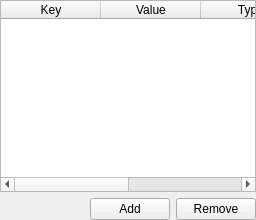
               <widget class="QWidget" name="page_form">
                <layout class="QVBoxLayout" name="verticalLayout_form">
                 <property name="leftMargin">
                  <number>0</number>
                 </property>
                 <property name="topMargin">
                  <number>0</number>
                 </property>
                 <property name="rightMargin">
                  <number>0</number>
                 </property>
                 <property name="bottomMargin">
                  <number>0</number>
                 </property>
                 <item>
                  <widget class="QTableWidget" name="table_body">
                   <property name="columnCount">
                    <number>4</number>
                   </property>
                   <attribute name="horizontalHeaderStretchLastSection">
                    <bool>true</bool>
                   </attribute>
                   <attribute name="verticalHeaderVisible">
                    <bool>false</bool>
                   </attribute>
                   <column>
                    <property name="text">
                     <string>Key</string>
                    </property>
                   </column>
                   <column>
                    <property name="text">
                     <string>Value</string>
                    </property>
                   </column>
                   <column>
                    <property name="text">
                     <string>Type</string>
                    </property>
                   </column>
                   <column>
                    <property name="text">
                     <string>Description</string>
                    </property>
                   </column>
                  </widget>
                 </item>
                 <item>
                  <layout class="QHBoxLayout" name="horizontalLayout_form">
                   <item>
                    <spacer name="horizontalSpacer_4">
                     <property name="orientation">
                      <enum>Qt::Horizontal</enum>
                     </property>
                     <property name="sizeHint" stdset="0">
                      <size>
                       <width>40</width>
                       <height>20</height>
                      </size>
                     </property>
                    </spacer>
                   </item>
                   <item>
                    <widget class="QPushButton" name="btn_add_body">
                     <property name="sizePolicy">
                      <sizepolicy hsizetype="Minimum" vsizetype="Fixed">
                       <horstretch>0</horstretch>
                       <verstretch>0</verstretch>
                      </sizepolicy>
                     </property>
                     <property name="text">
                      <string>Add</string>
                     </property>
                    </widget>
                   </item>
                   <item>
                    <widget class="QPushButton" name="btn_remove_body">
                     <property name="sizePolicy">
                      <sizepolicy hsizetype="Minimum" vsizetype="Fixed">
                       <horstretch>0</horstretch>
                       <verstretch>0</verstretch>
                      </sizepolicy>
                     </property>
                     <property name="text">
                      <string>Remove</string>
                     </property>
                    </widget>
                   </item>
                  </layout>
                 </item>
                </layout>
               </widget>
